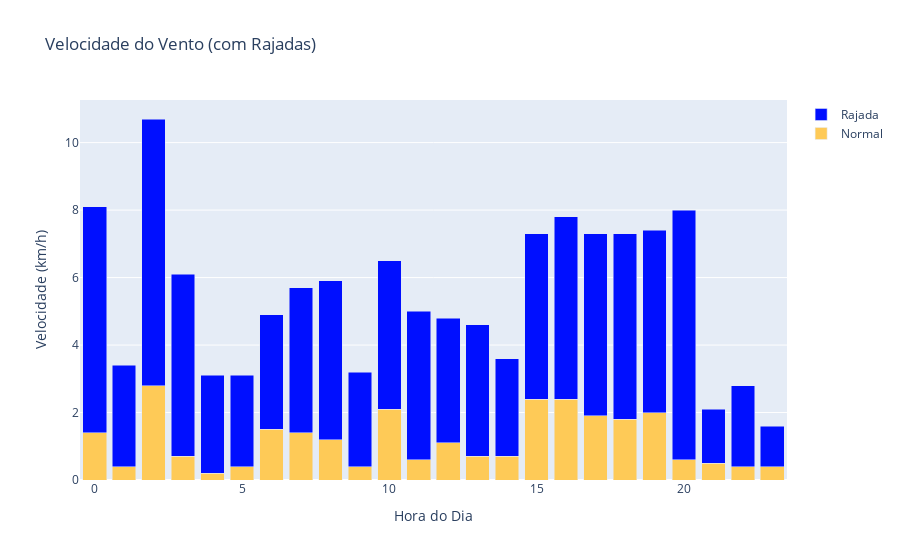

Notebook code cell kept with this figure:
### Code cell
configure_plotly_browser_state() # Específico para o Colab

vento_vel = go.Bar(x=clima.hora, y=clima.vento_vel, name='Normal', marker={'color': '#feca57'})
vento_rajada = go.Bar(x=clima.hora, y=clima.vento_rajada, name='Rajada', marker={'color': '#000fff'})

data = [vento_vel, vento_rajada]

layout = go.Layout(
    title='Velocidade do Vento (com Rajadas)',
    xaxis={'title': 'Hora do Dia'},
    yaxis={'title': 'Velocidade (km/h)'},
    barmode='stack'
)

fig = go.Figure(data=data, layout=layout)

ply.iplot(fig)

### Figure 1 — Plotly figure (JSON) as saved in the notebook; plotly's stock layout.template omitted (floating-point values rounded to 4 significant figures)
{"data": [{"marker": {"color": "#feca57"}, "x": [0, 1, 2, 3, 4, 5, 6, 7, 8, 9, 10, 11, 12, 13, 14, 15, 16, 17, 18, 19, 20, 21, 22, 23], "type": "bar", "name": "Normal", "y": [1.4, 0.4, 2.8, 0.7, 0.2, 0.4, 1.5, 1.4, 1.2, 0.4, 2.1, 0.6, 1.1, 0.7, 0.7, 2.4, 2.4, 1.9, 1.8, 2, 0.6, 0.5, 0.4, 0.4]}, {"marker": {"color": "#000fff"}, "x": [0, 1, 2, 3, 4, 5, 6, 7, 8, 9, 10, 11, 12, 13, 14, 15, 16, 17, 18, 19, 20, 21, 22, 23], "type": "bar", "name": "Rajada", "y": [6.7, 3, 7.9, 5.4, 2.9, 2.7, 3.4, 4.3, 4.7, 2.8, 4.4, 4.4, 3.7, 3.9, 2.9, 4.9, 5.4, 5.4, 5.5, 5.4, 7.4, 1.6, 2.4, 1.2]}], "layout": {"barmode": "stack", "yaxis": {"title": {"text": "Velocidade (km/h)"}}, "xaxis": {"title": {"text": "Hora do Dia"}}, "title": {"text": "Velocidade do Vento (com Rajadas)"}}}
